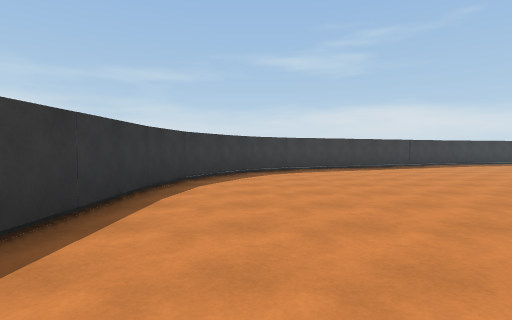
View 1 (above)

18 first-person views from a walk through a Unity game level. The camera is 1.3 m above the floor, tilts 2° down and sees 80° across. The floor is counted in squares, 2 m on a side. Each view is taken from the middle of a square. On the plan, view 1 faces up. The plan holds only what a view shows up to about 10 squares ahead; the rest is blank. The place goes on beyond the plan. Surface patterns are stand-ins for the level's own textures.

View 2
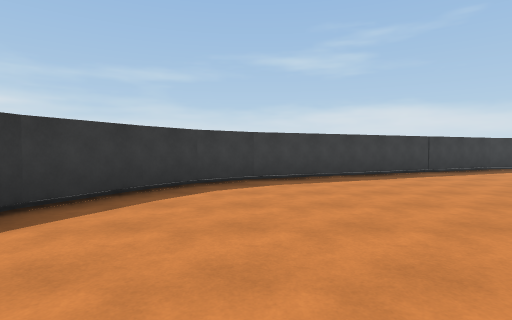

View 3
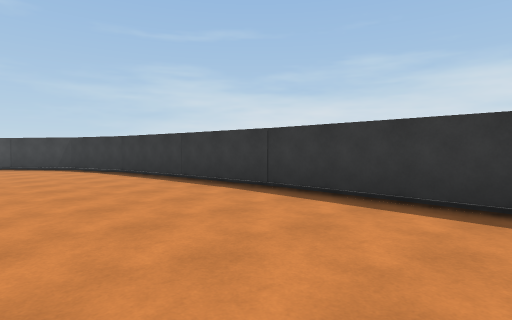

View 4
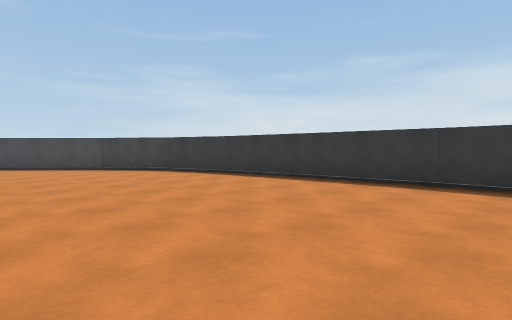

View 5
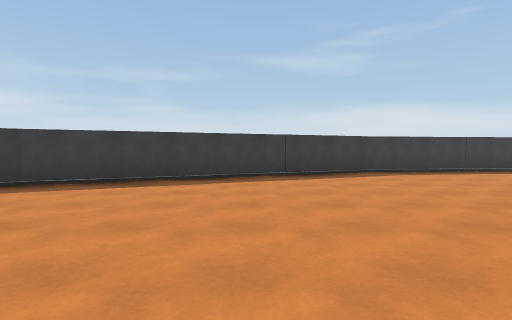

View 6
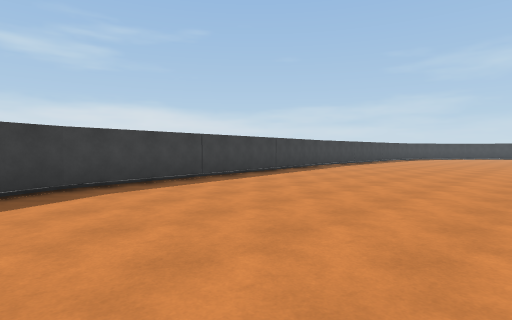

View 7
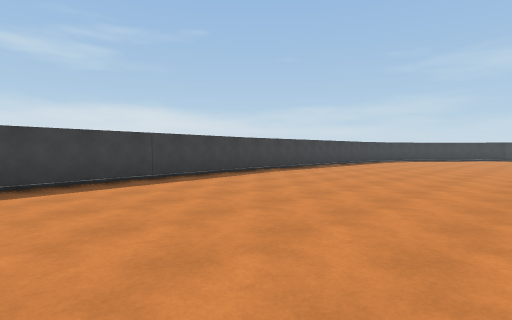

View 8
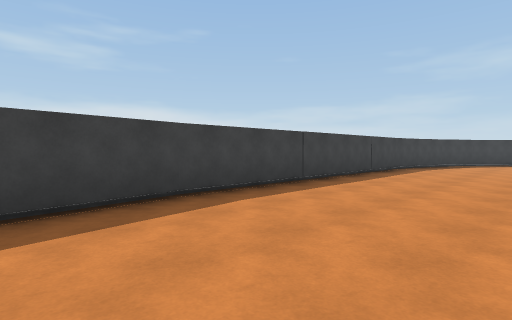

View 9
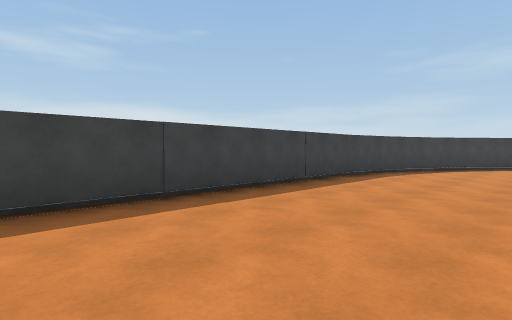

View 10
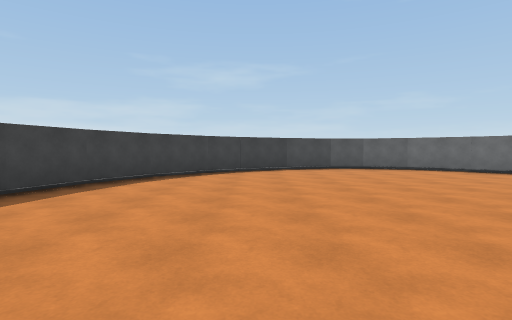

View 11
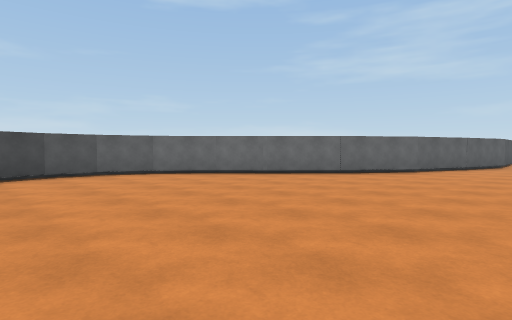

View 12
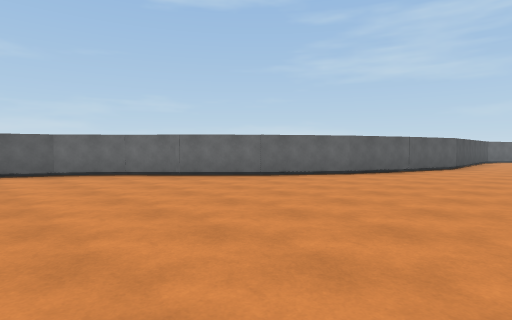

View 13
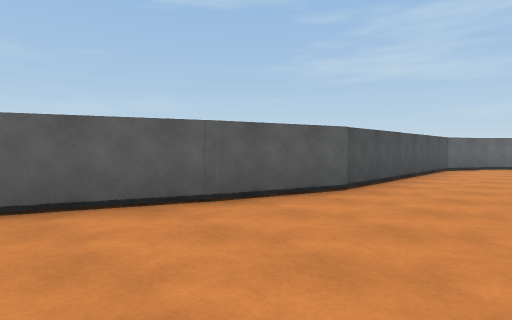

View 14
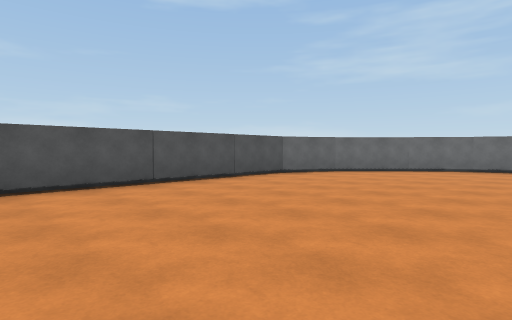

View 15
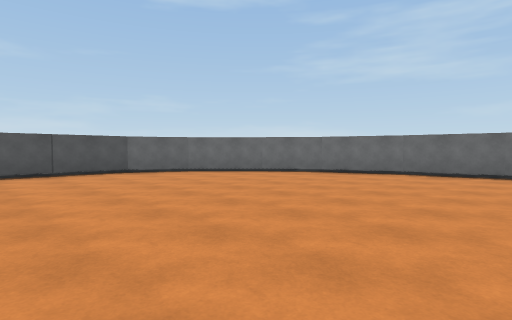

View 16
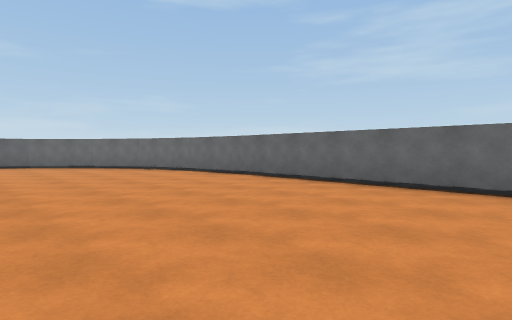

View 17
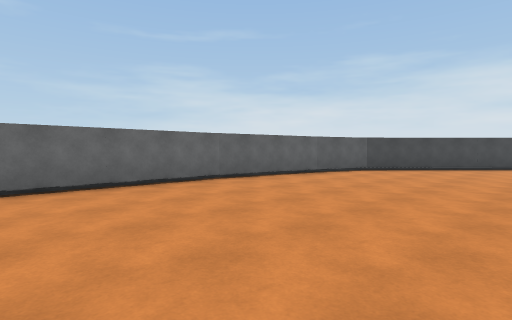

View 18
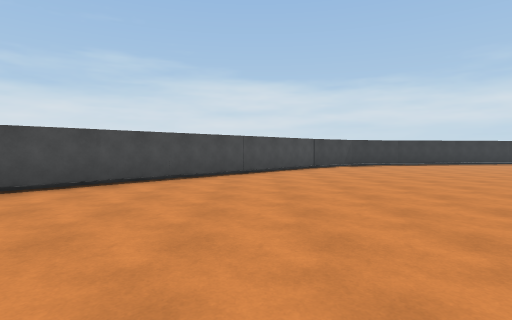

### Floor plan
Points are (right, up) in squares from view 1. A wall is a line through its corners. A room is listed if a view was taken in it or the views show most of it. See-through windows are left out.
Room 1 (views 1, 2, 3, 4, 5, 6, 7, 8, 9, 10, 11, 12, 13, 14, 15, 16, 17, 18)
walls: (8.3, 12.4) (0.9, 9.3); (17.3, 13.6) (8.1, 12.3); (26, -2.4) (26.9, -0.2); (25.3, -4.4) (26.1, -2); (26.8, -0.3) (28.2, 1.8); (28.1, 1.6) (29.2, 2.8); (22.5, 13.6) (17.1, 13.6); (-1.7, 3) (-1.7, 0.5); (-1.7, 0.7) (-1.4, -4.3); (-1.3, -4.2) (-0.6, -6.4) (0.7, -8); (0.6, -8) (7, -14.1) (8.9, -14.8); (11.8, -15.3) (17.9, -15.3); (8.7, -14.8) (12, -15.3); (17.8, -15.3) (19.9, -15); (23, -13.5) (24.6, -11.9) (25.3, -10.5) (25.4, -4.4); (19.8, -15) (21.7, -14.4) (23.2, -13.3)
objects: other object (-3, 4) to (-2, 5); other object (-3, 5) to (-2, 6); other object (-2, 7) to (-1, 8); other object (-1, 8); other object (-1, 9) to (0, 10); other object (23, 14) to (24, 15); other object (25, 14) to (26, 15); other object (27, 14) to (28, 15); other object (28, 13) to (29, 14); other object (29, 12) to (31, 13); other object (30, 3) to (31, 4); other object (31, 10) to (32, 11); other object (32, 3) to (32, 4); other object (32, 5) to (33, 6); other object (32, 7) to (33, 7); other object (32, 8) to (33, 9); other object (32, 10) to (33, 10)

Where each view was taken, in squares from view 1:
view 1: 0 up, 0 right, facing up
view 2: 3 up, 1 right, facing up
view 3: 4 up, 2 right, facing down-left
view 4: 2 up, 4 right, facing down-left
view 5: 4 up, 5 right, facing up
view 6: 7 up, 7 right, facing up-right
view 7: 7 up, 11 right, facing up-right
view 8: 10 up, 15 right, facing up-right
view 9: 10 up, 18 right, facing up-right
view 10: 10 up, 22 right, facing right
view 11: 9 up, 24 right, facing down-right
view 12: 7 up, 23 right, facing down-right
view 13: 0 up, 23 right, facing down-right
view 14: 4 down, 20 right, facing down-right
view 15: 7 down, 17 right, facing down-right
view 16: 10 down, 12 right, facing down-right
view 17: 10 down, 16 right, facing down-left
view 18: 10 down, 11 right, facing left
